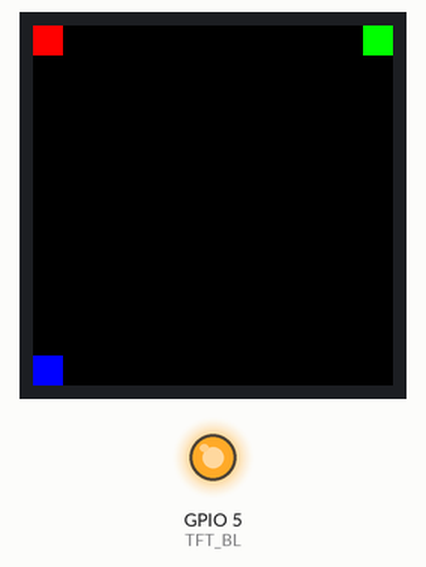
Recording of a sketch running on a simulated ESP32-S3. On the bench: 240×240 colour display, output pins drawn as LEDs (lit = HIGH). Pins used as bus, display or sensor lines are not drawn; what the sketch prints to the serial monitor is not drawn.

Above: at 2.3 s.

The sketch:

st7789_hanzi_fixed.ino
```cpp
#include <Adafruit_GFX.h>
#include <Adafruit_ST7789.h>
#include <SPI.h>

#define TFT_CS    10
#define TFT_DC     6
#define TFT_RST    7
#define TFT_MOSI  11
#define TFT_SCLK  12
#define TFT_BL     5
#define FONT_CS    9
#define TFT_MISO  13

Adafruit_ST7789 tft = Adafruit_ST7789(TFT_CS, TFT_DC, TFT_MOSI, TFT_SCLK, TFT_RST);
uint8_t fontBuffer[32];

// GB2312 编码
uint8_t hz_zhong[] = {0xD6, 0xD0};  // "中"
uint8_t hz_guo[]   = {0xB9, 0xFA};  // "国"
uint8_t hz_ni[]    = {0xC4, 0xE3};  // "你"
uint8_t hz_hao[]   = {0xBA, 0xC3};  // "好"

// ========== 修正后的地址计算（基地址0x000000）==========
uint32_t getHanziAddr(uint8_t high, uint8_t low) {
  // GB2312: 高字节和低字节都 >= 0xA0
  uint8_t qu  = high - 0xA0;   // 区码 (1-87)
  uint8_t wei = low  - 0xA0;   // 位码 (1-94)

  // 汉字从第16区开始，每区94个汉字，每个汉字32字节(16×16点阵)
  uint32_t addr = ((uint32_t)(qu - 16) * 94 + (wei - 1)) * 32;

  Serial.printf("\n[ADDR] GB2312: 0x%02X%02X → qu=%d wei=%d\n", high, low, qu, wei);
  Serial.printf("[ADDR] 公式: (%d-16)*94 + (%d-1) = %d * 32 = 0x%X\n",
                qu, wei, (qu-16)*94 + (wei-1), addr);

  return addr;
}

// ========== 读取字库（修正版）==========
void readFont(uint8_t* hz) {
  uint32_t addr = getHanziAddr(hz[0], hz[1]);

  // 重新初始化SPI
  SPI.begin(TFT_SCLK, TFT_MISO, TFT_MOSI);
  pinMode(FONT_CS, OUTPUT);
  digitalWrite(FONT_CS, HIGH);
  delayMicroseconds(10);

  digitalWrite(FONT_CS, LOW);
  delayMicroseconds(10);

  SPI.beginTransaction(SPISettings(8000000, MSBFIRST, SPI_MODE0));

  SPI.transfer(0x03);                      // 读命令
  SPI.transfer((addr >> 16) & 0xFF);       // 地址高字节
  SPI.transfer((addr >>  8) & 0xFF);       // 地址中字节
  SPI.transfer( addr        & 0xFF);       // 地址低字节

  // 读取32字节(16×16点阵)
  Serial.print("[DATA] 读取数据: ");
  int nonZero = 0;
  for (int i = 0; i < 32; i++) {
    fontBuffer[i] = SPI.transfer(0x00);
    Serial.printf("%02X ", fontBuffer[i]);
    if (fontBuffer[i] != 0) nonZero++;
  }
  Serial.println();

  SPI.endTransaction();
  digitalWrite(FONT_CS, HIGH);

  Serial.printf("[INFO] 非零字节: %d/32 %s\n", nonZero, nonZero > 0 ? "✓" : "✗");
}

// ========== 可视化点阵 ==========
void printBitmap() {
  Serial.println("[FONT] 16×16点阵:");
  int total = 0;
  for (uint8_t row = 0; row < 16; row++) {
    uint8_t left  = fontBuffer[row * 2];
    uint8_t right = fontBuffer[row * 2 + 1];
    Serial.printf("%2d: ", row);
    for (uint8_t bit = 0; bit < 8; bit++) {
      if (left & (0x80 >> bit)) { Serial.print("■"); total++; }
      else Serial.print("□");
    }
    for (uint8_t bit = 0; bit < 8; bit++) {
      if (right & (0x80 >> bit)) { Serial.print("■"); total++; }
      else Serial.print("□");
    }
    Serial.println();
  }
  Serial.printf("[FONT] 总亮点: %d\n", total);
}

// ========== 绘制汉字 ==========
void drawHanzi(int16_t x, int16_t y, uint16_t color, uint16_t bg, uint8_t* hz) {
  Serial.printf("\n[DRAW] ========== 绘制汉字到(%d,%d) ==========\n", x, y);

  readFont(hz);
  printBitmap();

  // 绘制
  for (uint8_t row = 0; row < 16; row++) {
    uint8_t left  = fontBuffer[row * 2];
    uint8_t right = fontBuffer[row * 2 + 1];
    for (uint8_t bit = 0; bit < 8; bit++) {
      tft.drawPixel(x + bit, y + row, (left & (0x80 >> bit)) ? color : bg);
    }
    for (uint8_t bit = 0; bit < 8; bit++) {
      tft.drawPixel(x + 8 + bit, y + row, (right & (0x80 >> bit)) ? color : bg);
    }
  }

  Serial.println("[DRAW] 绘制完成!");
}

void setup() {
  Serial.begin(115200);
  delay(2000);

  Serial.println("========================================");
  Serial.println("   ST7789 + GT30L32S4W 汉字显示");
  Serial.println("   修正版：基地址=0x000000");
  Serial.println("========================================");

  // 初始化
  pinMode(TFT_BL, OUTPUT);
  digitalWrite(TFT_BL, HIGH);

  pinMode(FONT_CS, OUTPUT);
  digitalWrite(FONT_CS, HIGH);

  tft.init(240, 240);
  tft.setRotation(0);
  tft.fillScreen(ST77XX_BLACK);

  // 测试方块
  tft.fillRect(0, 0, 20, 20, ST77XX_RED);
  tft.fillRect(220, 0, 20, 20, ST77XX_GREEN);
  tft.fillRect(0, 220, 20, 20, ST77XX_BLUE);
  Serial.println("[INIT] 屏幕测试方块已画");

  // 显示汉字
  Serial.println("\n\n开始显示汉字...\n");

  drawHanzi(50, 50, ST77XX_WHITE, ST77XX_BLACK, hz_zhong);   // 中
  drawHanzi(70, 50, ST77XX_WHITE, ST77XX_BLACK, hz_guo);     // 国
  drawHanzi(50, 80, ST77XX_GREEN, ST77XX_BLACK, hz_ni);      // 你
  drawHanzi(70, 80, ST77XX_GREEN, ST77XX_BLACK, hz_hao);     // 好
  drawHanzi(50, 110, ST77XX_YELLOW, ST77XX_BLACK, hz_zhong); // 中
  drawHanzi(70, 110, ST77XX_YELLOW, ST77XX_BLACK, hz_guo);   // 国

  Serial.println("\n\n========================================");
  Serial.println("全部绘制完成！");
  Serial.println("检查屏幕是否显示: 中国 你好 中国");
  Serial.println("========================================");
}

void loop() {}
```
